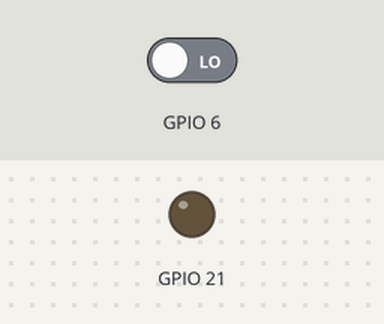
A program run on a simulated Raspberry Pi (BCM pin numbers). Parts: output pins drawn as LEDs (lit = HIGH). Dashed ring = blinking. The inputs (shaded band) are chosen by the test bench; at power-on: GPIO 6 LOW. The camera gives no picture and a still takes 0.5 s; what the program prints to the terminal is not drawn. At 6.8 s the program stops and its outputs stay as they are.

Above: at 1.2 s.
1.3 s: GPIO 6 driven HIGH
At 1.7 s:
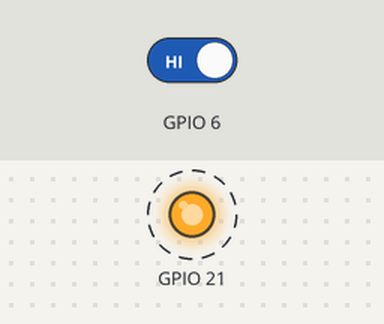
Timing chart, 0 to 7.3 s (numbered marks = the images above; inputs shaded):
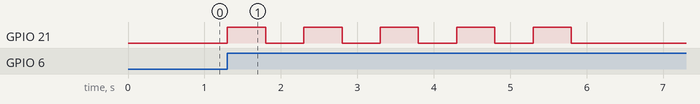

The program:

picamex03.py
```python
import time
import picamera
import RPi.GPIO as GPIO

GPIO.setmode(GPIO.BCM)
GPIO.setup( 6, GPIO.IN)
GPIO.setup(21, GPIO.OUT)

print "Take picture by SW-input with 5 sec delay"

try:
  # now use "camera" instead "picamera.PiCamera()"
  with picamera.PiCamera() as camera:
    camera.start_preview()
    GPIO.wait_for_edge(6, GPIO.RISING)

    for i in range(5):  # for( i=0; i<5; i++ )
      # range(start, end, step)

      GPIO.output(21, True )
      time.sleep(0.5)
      GPIO.output(21, False)
      time.sleep(0.5)

    camera.capture('/home/pi/Desktop/image.jpg')
    camera.stop_preview()

except KeyboardInterrupt:
	GPIO.cleanup()
	print "\nProgram ended!"
```

Measured:
- after the input at 1.3 s, GPIO 21: alternates HIGH for 0.50 s and LOW for 0.50 s, 10 changes in all, then stays LOW, starting at once
